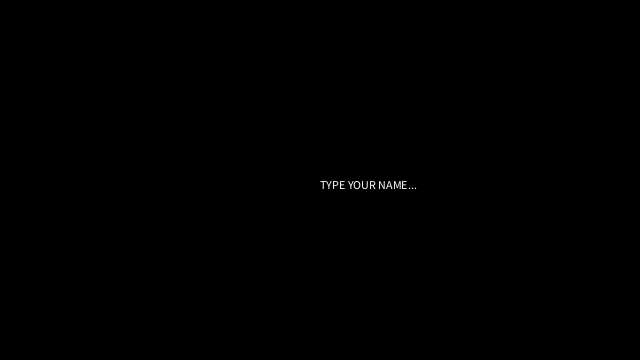
Frame 1 (no input)
Frame 60 (the mouse pressed at the canvas centre just before this capture): identical to frame 1, image omitted
Frame 120 (the mouse held since frame 60 and released just before this capture): identical to frame 1, image omitted

The Processing sketch that drew this single still picture (run headless with seeded random() and noise(); from frame 60 on, the mouse is pressed at the canvas centre):

// Processing sketch: processing_162662
// ── processing_162662.pde

int rectWidth;

void setup() {
  size(640, 360);
  noStroke();
  background(0);


  String s = "TYPE YOUR NAME...";
  fill (255);
  text(s, width/2, height/2, 300, 150);
}
void draw() {
}

void keyPressed() {
  int keyIndex = -1;
  if (key >= 'A' && key <= 'Z'|| key == ' ') {
    keyIndex = key - 'A';
  } else if (key >= 'a' && key <= 'z'|| key == ' ') {
    keyIndex = key - 'a';
  }
  if (keyIndex == -1) {
    background(0);
  } else {
    fill(millis()%255, 200, 15);
    float x = random(0, width);
    rect(x, 0, 100, height);

    textSize(50);
    fill(0);
    text(key, x, width/2, height/2);
  }

  if (key == ' ') {
    fill(10, millis()%255, millis()%255);
    float x = random(0, width);
    rect(x, 0, 100, height);
  }
}
